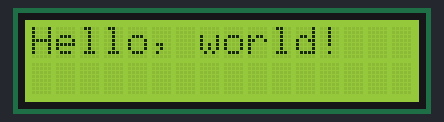
A sketch run on a simulated Arduino Uno, built with avr-gcc and run on an emulated ATmega328P. Shown: 16×2 character LCD.

Above: at 0.3 s.

The sketch:

i2cLCD.ino
```cpp
#include <LiquidCrystal_I2C.h>
//#include <LiquidCrystal.h>
#include <Wire.h>

//LiquidCrystal_I2C lcd(0);
LiquidCrystal_I2C lcd(0x27, 2, 1, 0, 4, 5, 6, 7, 3, POSITIVE);


void setup() {
  // put your setup code here, to run once:
  lcd.begin(16,2);

  lcd.backlight();
  delay(100);
  lcd.noBacklight();
  delay(100);
  lcd.backlight();

}

void loop() {
  // put your main code here, to run repeatedly:
//  lcd.backlight();
//  delay(500);
//  lcd.noBacklight();
//  delay(500);

  //lcd.clear();
  lcd.setCursor(0,0);
  lcd.print("Hello, world!");
}
```
